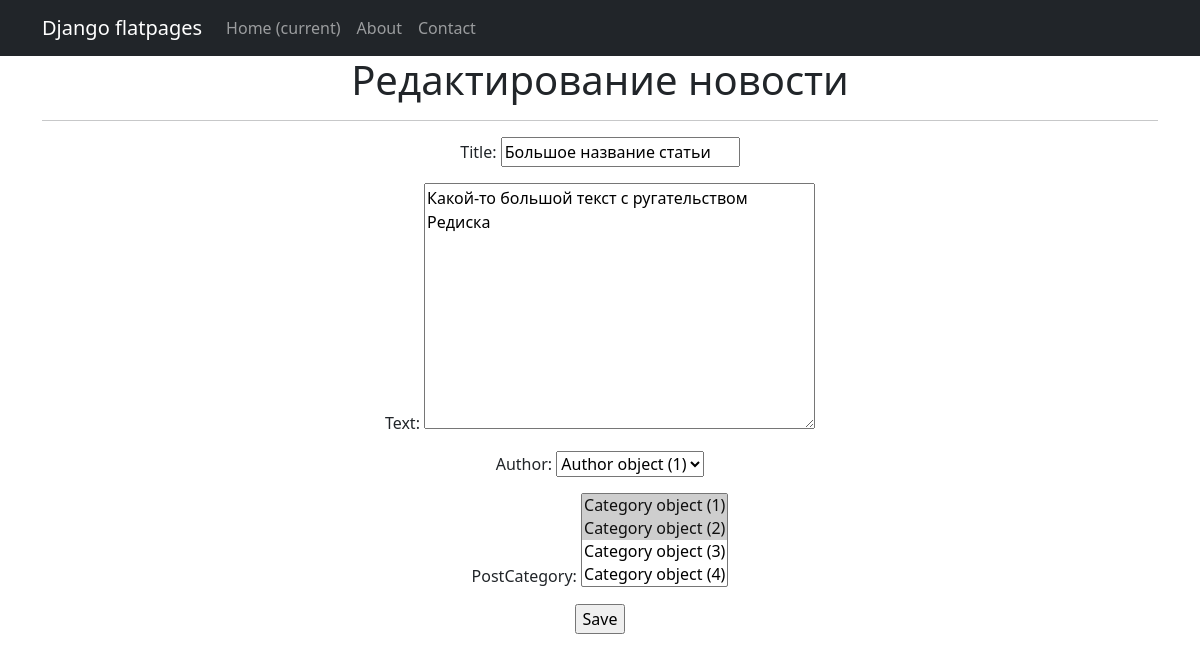
The page /news/1/edit/ (signed in) on the database as committed earlier.
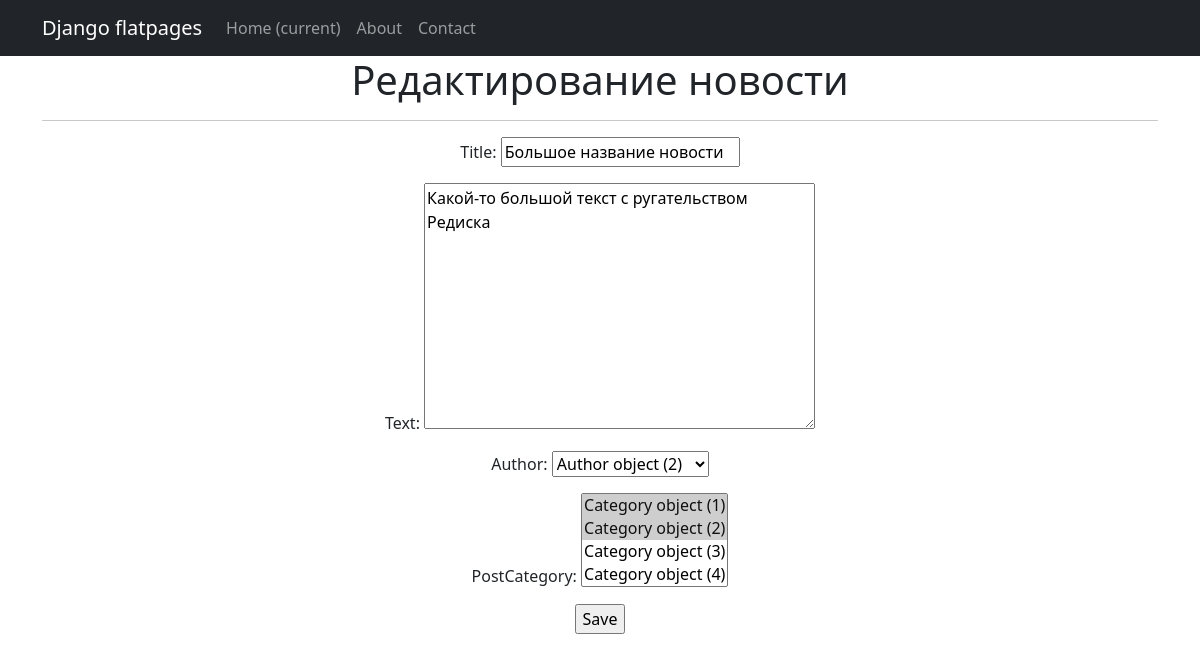
The same page on the database as committed later.
### news/models.py (models this page shows, shortened)
class Post(models.Model):
    author = models.ForeignKey(Author, on_delete=models.CASCADE)
    NEWS = 'NW'
    ARTICLE = 'AR'
    CATEGORY_CHOICES = (
        (NEWS, 'Новость'),
        (ARTICLE, 'Статья'),
        )
    categoryType = models.CharField(max_length=2, choices=CATEGORY_CHOICES, default=ARTICLE)
    dateCreation = models.DateTimeField(auto_now_add=True)
    postCategory = models.ManyToManyField(Category, through='PostCategory')
    title = models.CharField(max_length=128)
    text = models.TextField()
    rating = models.SmallIntegerField(default=0)

### news/views.py (the view, shortened to what this page needs)
# urls.py: path('news/<int:pk>/edit/', NewUpdate.as_view(), name='news_update'),
class NewUpdate(LoginRequiredMixin, PermissionRequiredMixin, UpdateView):
    permission_required = ('news.change_post',)
    raise_exception = True
    form_class = NewForm
    model = Post
    template_name = 'flatpages/post_edit.html'

### news/forms.py (shortened to what this page needs)
class NewForm(forms.ModelForm):
    title = forms.CharField(max_length=128)
    class Meta:
        model = Post
        fields = [
            'title',
            'text',
            'author',
            'postCategory',
        ]

### templates/flatpages/post_edit.html (shortened to what this page needs)
{% extends 'flatpages/default.html' %}
{% block content %}
<h1>Редактирование новости</h1>
<hr>
<form action="" method="post">
    {{ form.as_p }}
    <input type="submit" value="Save" />
</form>
{% endblock content %}

Rows that differ between the two databases and show on the page:
changed Post "Какой-то большой текст с ругательством Редиска": title "Большое название статьи" → "Большое название новости"; author "Author object (1)" → "Author object (2)"
